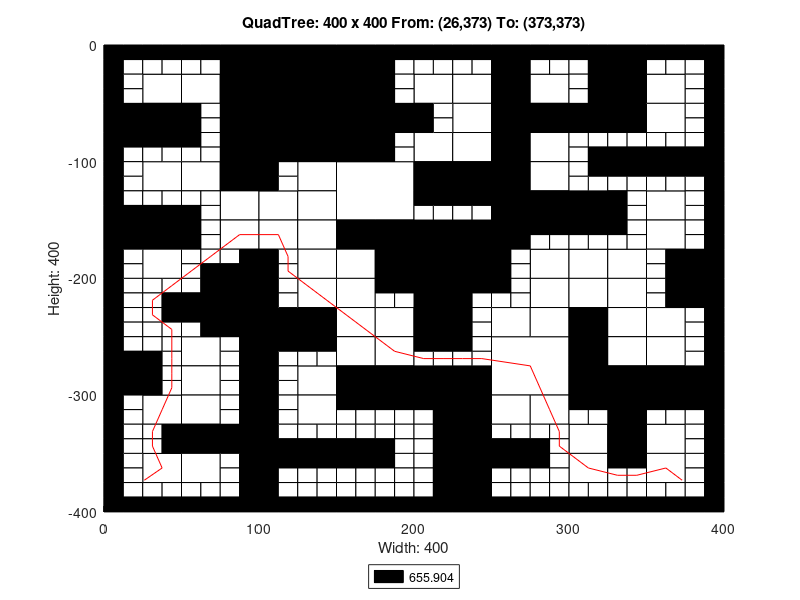

Reproduce this figure in MATLAB.
axis([0 400 -400 0]);
title('QuadTree: 400 x 400 From: (26,373) To: (373,373)');
xlabel('Width: 400');
ylabel('Height: 400');
rectangle('Position',[100 -50 50 50], 'FaceColor',[0 0 0]);
rectangle('Position',[100 -100 50 50], 'FaceColor',[0 0 0]);
rectangle('Position',[150 -150 50 50], 'FaceColor',[1 1 1]);
rectangle('Position',[200 -200 50 50], 'FaceColor',[0 0 0]);
rectangle('Position',[250 -300 50 50], 'FaceColor',[1 1 1]);
rectangle('Position',[25 -50 25 25], 'FaceColor',[1 1 1]);
rectangle('Position',[75 -25 25 25], 'FaceColor',[0 0 0]);
rectangle('Position',[50 -50 25 25], 'FaceColor',[1 1 1]);
rectangle('Position',[75 -50 25 25], 'FaceColor',[0 0 0]);
rectangle('Position',[0 -75 25 25], 'FaceColor',[0 0 0]);
rectangle('Position',[25 -75 25 25], 'FaceColor',[0 0 0]);
rectangle('Position',[75 -75 25 25], 'FaceColor',[0 0 0]);
rectangle('Position',[75 -100 25 25], 'FaceColor',[0 0 0]);
rectangle('Position',[150 -25 25 25], 'FaceColor',[0 0 0]);
rectangle('Position',[150 -50 25 25], 'FaceColor',[0 0 0]);
rectangle('Position',[150 -75 25 25], 'FaceColor',[0 0 0]);
rectangle('Position',[175 -75 25 25], 'FaceColor',[0 0 0]);
rectangle('Position',[150 -100 25 25], 'FaceColor',[0 0 0]);
rectangle('Position',[25 -125 25 25], 'FaceColor',[1 1 1]);
rectangle('Position',[50 -125 25 25], 'FaceColor',[1 1 1]);
rectangle('Position',[75 -125 25 25], 'FaceColor',[0 0 0]);
rectangle('Position',[75 -150 25 25], 'FaceColor',[1 1 1]);
rectangle('Position',[0 -175 25 25], 'FaceColor',[0 0 0]);
rectangle('Position',[25 -175 25 25], 'FaceColor',[0 0 0]);
rectangle('Position',[25 -200 25 25], 'FaceColor',[1 1 1]);
rectangle('Position',[75 -175 25 25], 'FaceColor',[1 1 1]);
rectangle('Position',[125 -125 25 25], 'FaceColor',[1 1 1]);
rectangle('Position',[100 -150 25 25], 'FaceColor',[1 1 1]);
rectangle('Position',[125 -150 25 25], 'FaceColor',[1 1 1]);
rectangle('Position',[100 -175 25 25], 'FaceColor',[1 1 1]);
rectangle('Position',[125 -175 25 25], 'FaceColor',[1 1 1]);
rectangle('Position',[125 -200 25 25], 'FaceColor',[1 1 1]);
rectangle('Position',[150 -175 25 25], 'FaceColor',[0 0 0]);
rectangle('Position',[175 -175 25 25], 'FaceColor',[0 0 0]);
rectangle('Position',[150 -200 25 25], 'FaceColor',[1 1 1]);
rectangle('Position',[175 -200 25 25], 'FaceColor',[0 0 0]);
rectangle('Position',[200 -50 25 25], 'FaceColor',[1 1 1]);
rectangle('Position',[225 -50 25 25], 'FaceColor',[1 1 1]);
rectangle('Position',[250 -25 25 25], 'FaceColor',[0 0 0]);
rectangle('Position',[250 -50 25 25], 'FaceColor',[0 0 0]);
rectangle('Position',[275 -50 25 25], 'FaceColor',[1 1 1]);
rectangle('Position',[225 -75 25 25], 'FaceColor',[1 1 1]);
rectangle('Position',[200 -100 25 25], 'FaceColor',[1 1 1]);
rectangle('Position',[225 -100 25 25], 'FaceColor',[1 1 1]);
rectangle('Position',[250 -75 25 25], 'FaceColor',[0 0 0]);
rectangle('Position',[275 -75 25 25], 'FaceColor',[0 0 0]);
rectangle('Position',[250 -100 25 25], 'FaceColor',[0 0 0]);
rectangle('Position',[275 -100 25 25], 'FaceColor',[1 1 1]);
rectangle('Position',[325 -25 25 25], 'FaceColor',[0 0 0]);
rectangle('Position',[325 -50 25 25], 'FaceColor',[0 0 0]);
rectangle('Position',[350 -50 25 25], 'FaceColor',[1 1 1]);
rectangle('Position',[300 -75 25 25], 'FaceColor',[0 0 0]);
rectangle('Position',[325 -75 25 25], 'FaceColor',[0 0 0]);
rectangle('Position',[350 -75 25 25], 'FaceColor',[1 1 1]);
rectangle('Position',[200 -125 25 25], 'FaceColor',[0 0 0]);
rectangle('Position',[225 -125 25 25], 'FaceColor',[0 0 0]);
rectangle('Position',[250 -125 25 25], 'FaceColor',[0 0 0]);
rectangle('Position',[275 -125 25 25], 'FaceColor',[1 1 1]);
rectangle('Position',[250 -150 25 25], 'FaceColor',[0 0 0]);
rectangle('Position',[275 -150 25 25], 'FaceColor',[0 0 0]);
rectangle('Position',[250 -175 25 25], 'FaceColor',[0 0 0]);
rectangle('Position',[275 -200 25 25], 'FaceColor',[1 1 1]);
rectangle('Position',[300 -150 25 25], 'FaceColor',[0 0 0]);
rectangle('Position',[350 -150 25 25], 'FaceColor',[1 1 1]);
rectangle('Position',[300 -200 25 25], 'FaceColor',[1 1 1]);
rectangle('Position',[325 -200 25 25], 'FaceColor',[1 1 1]);
rectangle('Position',[350 -175 25 25], 'FaceColor',[1 1 1]);
rectangle('Position',[375 -200 25 25], 'FaceColor',[0 0 0]);
rectangle('Position',[75 -225 25 25], 'FaceColor',[0 0 0]);
rectangle('Position',[75 -250 25 25], 'FaceColor',[0 0 0]);
rectangle('Position',[0 -300 25 25], 'FaceColor',[0 0 0]);
rectangle('Position',[50 -275 25 25], 'FaceColor',[1 1 1]);
rectangle('Position',[50 -300 25 25], 'FaceColor',[1 1 1]);
rectangle('Position',[125 -225 25 25], 'FaceColor',[1 1 1]);
rectangle('Position',[100 -250 25 25], 'FaceColor',[0 0 0]);
rectangle('Position',[125 -250 25 25], 'FaceColor',[0 0 0]);
rectangle('Position',[150 -225 25 25], 'FaceColor',[1 1 1]);
rectangle('Position',[150 -250 25 25], 'FaceColor',[1 1 1]);
rectangle('Position',[175 -250 25 25], 'FaceColor',[1 1 1]);
rectangle('Position',[125 -300 25 25], 'FaceColor',[1 1 1]);
rectangle('Position',[150 -275 25 25], 'FaceColor',[1 1 1]);
rectangle('Position',[175 -275 25 25], 'FaceColor',[1 1 1]);
rectangle('Position',[150 -300 25 25], 'FaceColor',[0 0 0]);
rectangle('Position',[175 -300 25 25], 'FaceColor',[0 0 0]);
rectangle('Position',[25 -325 25 25], 'FaceColor',[1 1 1]);
rectangle('Position',[50 -325 25 25], 'FaceColor',[1 1 1]);
rectangle('Position',[50 -350 25 25], 'FaceColor',[0 0 0]);
rectangle('Position',[75 -350 25 25], 'FaceColor',[0 0 0]);
rectangle('Position',[25 -375 25 25], 'FaceColor',[1 1 1]);
rectangle('Position',[50 -375 25 25], 'FaceColor',[1 1 1]);
rectangle('Position',[125 -325 25 25], 'FaceColor',[1 1 1]);
rectangle('Position',[200 -225 25 25], 'FaceColor',[0 0 0]);
rectangle('Position',[200 -250 25 25], 'FaceColor',[0 0 0]);
rectangle('Position',[275 -225 25 25], 'FaceColor',[1 1 1]);
rectangle('Position',[250 -250 25 25], 'FaceColor',[1 1 1]);
rectangle('Position',[275 -250 25 25], 'FaceColor',[1 1 1]);
rectangle('Position',[200 -300 25 25], 'FaceColor',[0 0 0]);
rectangle('Position',[225 -300 25 25], 'FaceColor',[0 0 0]);
rectangle('Position',[300 -225 25 25], 'FaceColor',[1 1 1]);
rectangle('Position',[325 -225 25 25], 'FaceColor',[1 1 1]);
rectangle('Position',[300 -250 25 25], 'FaceColor',[0 0 0]);
rectangle('Position',[325 -250 25 25], 'FaceColor',[1 1 1]);
rectangle('Position',[375 -225 25 25], 'FaceColor',[0 0 0]);
rectangle('Position',[350 -250 25 25], 'FaceColor',[1 1 1]);
rectangle('Position',[300 -275 25 25], 'FaceColor',[0 0 0]);
rectangle('Position',[325 -275 25 25], 'FaceColor',[1 1 1]);
rectangle('Position',[300 -300 25 25], 'FaceColor',[0 0 0]);
rectangle('Position',[325 -300 25 25], 'FaceColor',[0 0 0]);
rectangle('Position',[350 -275 25 25], 'FaceColor',[1 1 1]);
rectangle('Position',[350 -300 25 25], 'FaceColor',[0 0 0]);
rectangle('Position',[375 -300 25 25], 'FaceColor',[0 0 0]);
rectangle('Position',[225 -325 25 25], 'FaceColor',[0 0 0]);
rectangle('Position',[225 -350 25 25], 'FaceColor',[0 0 0]);
rectangle('Position',[250 -325 25 25], 'FaceColor',[1 1 1]);
rectangle('Position',[275 -325 25 25], 'FaceColor',[1 1 1]);
rectangle('Position',[225 -375 25 25], 'FaceColor',[0 0 0]);
rectangle('Position',[225 -400 25 25], 'FaceColor',[0 0 0]);
rectangle('Position',[325 -325 25 25], 'FaceColor',[0 0 0]);
rectangle('Position',[300 -350 25 25], 'FaceColor',[1 1 1]);
rectangle('Position',[325 -350 25 25], 'FaceColor',[0 0 0]);
rectangle('Position',[350 -350 25 25], 'FaceColor',[1 1 1]);
rectangle('Position',[300 -375 25 25], 'FaceColor',[1 1 1]);
rectangle('Position',[350 -375 25 25], 'FaceColor',[1 1 1]);
rectangle('Position',[0 -12.5 12.5 12.5], 'FaceColor',[0 0 0]);
rectangle('Position',[12.5 -12.5 12.5 12.5], 'FaceColor',[0 0 0]);
rectangle('Position',[0 -25 12.5 12.5], 'FaceColor',[0 0 0]);
rectangle('Position',[12.5 -25 12.5 12.5], 'FaceColor',[1 1 1]);
rectangle('Position',[25 -12.5 12.5 12.5], 'FaceColor',[0 0 0]);
rectangle('Position',[37.5 -12.5 12.5 12.5], 'FaceColor',[0 0 0]);
rectangle('Position',[25 -25 12.5 12.5], 'FaceColor',[1 1 1]);
rectangle('Position',[37.5 -25 12.5 12.5], 'FaceColor',[1 1 1]);
rectangle('Position',[0 -37.5 12.5 12.5], 'FaceColor',[0 0 0]);
rectangle('Position',[12.5 -37.5 12.5 12.5], 'FaceColor',[1 1 1]);
rectangle('Position',[0 -50 12.5 12.5], 'FaceColor',[0 0 0]);
rectangle('Position',[12.5 -50 12.5 12.5], 'FaceColor',[1 1 1]);
rectangle('Position',[50 -12.5 12.5 12.5], 'FaceColor',[0 0 0]);
rectangle('Position',[62.5 -12.5 12.5 12.5], 'FaceColor',[0 0 0]);
rectangle('Position',[50 -25 12.5 12.5], 'FaceColor',[1 1 1]);
rectangle('Position',[62.5 -25 12.5 12.5], 'FaceColor',[1 1 1]);
rectangle('Position',[0 -87.5 12.5 12.5], 'FaceColor',[0 0 0]);
rectangle('Position',[12.5 -87.5 12.5 12.5], 'FaceColor',[0 0 0]);
rectangle('Position',[0 -100 12.5 12.5], 'FaceColor',[0 0 0]);
rectangle('Position',[12.5 -100 12.5 12.5], 'FaceColor',[1 1 1]);
rectangle('Position',[25 -87.5 12.5 12.5], 'FaceColor',[0 0 0]);
rectangle('Position',[37.5 -87.5 12.5 12.5], 'FaceColor',[0 0 0]);
rectangle('Position',[25 -100 12.5 12.5], 'FaceColor',[1 1 1]);
rectangle('Position',[37.5 -100 12.5 12.5], 'FaceColor',[1 1 1]);
rectangle('Position',[50 -62.5 12.5 12.5], 'FaceColor',[0 0 0]);
rectangle('Position',[62.5 -62.5 12.5 12.5], 'FaceColor',[1 1 1]);
rectangle('Position',[50 -75 12.5 12.5], 'FaceColor',[0 0 0]);
rectangle('Position',[62.5 -75 12.5 12.5], 'FaceColor',[1 1 1]);
rectangle('Position',[50 -87.5 12.5 12.5], 'FaceColor',[0 0 0]);
rectangle('Position',[62.5 -87.5 12.5 12.5], 'FaceColor',[1 1 1]);
rectangle('Position',[50 -100 12.5 12.5], 'FaceColor',[1 1 1]);
rectangle('Position',[62.5 -100 12.5 12.5], 'FaceColor',[1 1 1]);
rectangle('Position',[175 -12.5 12.5 12.5], 'FaceColor',[0 0 0]);
rectangle('Position',[187.5 -12.5 12.5 12.5], 'FaceColor',[0 0 0]);
rectangle('Position',[175 -25 12.5 12.5], 'FaceColor',[0 0 0]);
rectangle('Position',[187.5 -25 12.5 12.5], 'FaceColor',[1 1 1]);
rectangle('Position',[175 -37.5 12.5 12.5], 'FaceColor',[0 0 0]);
rectangle('Position',[187.5 -37.5 12.5 12.5], 'FaceColor',[1 1 1]);
rectangle('Position',[175 -50 12.5 12.5], 'FaceColor',[0 0 0]);
rectangle('Position',[187.5 -50 12.5 12.5], 'FaceColor',[1 1 1]);
rectangle('Position',[175 -87.5 12.5 12.5], 'FaceColor',[0 0 0]);
rectangle('Position',[187.5 -87.5 12.5 12.5], 'FaceColor',[1 1 1]);
rectangle('Position',[175 -100 12.5 12.5], 'FaceColor',[0 0 0]);
rectangle('Position',[187.5 -100 12.5 12.5], 'FaceColor',[1 1 1]);
rectangle('Position',[0 -112.5 12.5 12.5], 'FaceColor',[0 0 0]);
rectangle('Position',[12.5 -112.5 12.5 12.5], 'FaceColor',[1 1 1]);
rectangle('Position',[0 -125 12.5 12.5], 'FaceColor',[0 0 0]);
rectangle('Position',[12.5 -125 12.5 12.5], 'FaceColor',[1 1 1]);
rectangle('Position',[0 -137.5 12.5 12.5], 'FaceColor',[0 0 0]);
rectangle('Position',[12.5 -137.5 12.5 12.5], 'FaceColor',[1 1 1]);
rectangle('Position',[0 -150 12.5 12.5], 'FaceColor',[0 0 0]);
rectangle('Position',[12.5 -150 12.5 12.5], 'FaceColor',[0 0 0]);
rectangle('Position',[25 -137.5 12.5 12.5], 'FaceColor',[1 1 1]);
rectangle('Position',[37.5 -137.5 12.5 12.5], 'FaceColor',[1 1 1]);
rectangle('Position',[25 -150 12.5 12.5], 'FaceColor',[0 0 0]);
rectangle('Position',[37.5 -150 12.5 12.5], 'FaceColor',[0 0 0]);
rectangle('Position',[50 -137.5 12.5 12.5], 'FaceColor',[1 1 1]);
rectangle('Position',[62.5 -137.5 12.5 12.5], 'FaceColor',[1 1 1]);
rectangle('Position',[50 -150 12.5 12.5], 'FaceColor',[0 0 0]);
rectangle('Position',[62.5 -150 12.5 12.5], 'FaceColor',[1 1 1]);
rectangle('Position',[0 -187.5 12.5 12.5], 'FaceColor',[0 0 0]);
rectangle('Position',[12.5 -187.5 12.5 12.5], 'FaceColor',[1 1 1]);
rectangle('Position',[0 -200 12.5 12.5], 'FaceColor',[0 0 0]);
rectangle('Position',[12.5 -200 12.5 12.5], 'FaceColor',[1 1 1]);
rectangle('Position',[50 -162.5 12.5 12.5], 'FaceColor',[0 0 0]);
rectangle('Position',[62.5 -162.5 12.5 12.5], 'FaceColor',[1 1 1]);
rectangle('Position',[50 -175 12.5 12.5], 'FaceColor',[0 0 0]);
rectangle('Position',[62.5 -175 12.5 12.5], 'FaceColor',[1 1 1]);
rectangle('Position',[50 -187.5 12.5 12.5], 'FaceColor',[1 1 1]);
rectangle('Position',[62.5 -187.5 12.5 12.5], 'FaceColor',[1 1 1]);
rectangle('Position',[50 -200 12.5 12.5], 'FaceColor',[1 1 1]);
rectangle('Position',[62.5 -200 12.5 12.5], 'FaceColor',[0 0 0]);
rectangle('Position',[75 -187.5 12.5 12.5], 'FaceColor',[1 1 1]);
rectangle('Position',[87.5 -187.5 12.5 12.5], 'FaceColor',[0 0 0]);
rectangle('Position',[75 -200 12.5 12.5], 'FaceColor',[0 0 0]);
rectangle('Position',[87.5 -200 12.5 12.5], 'FaceColor',[0 0 0]);
rectangle('Position',[100 -112.5 12.5 12.5], 'FaceColor',[0 0 0]);
rectangle('Position',[112.5 -112.5 12.5 12.5], 'FaceColor',[1 1 1]);
rectangle('Position',[100 -125 12.5 12.5], 'FaceColor',[0 0 0]);
rectangle('Position',[112.5 -125 12.5 12.5], 'FaceColor',[1 1 1]);
rectangle('Position',[100 -187.5 12.5 12.5], 'FaceColor',[0 0 0]);
rectangle('Position',[112.5 -187.5 12.5 12.5], 'FaceColor',[1 1 1]);
rectangle('Position',[100 -200 12.5 12.5], 'FaceColor',[0 0 0]);
rectangle('Position',[112.5 -200 12.5 12.5], 'FaceColor',[1 1 1]);
rectangle('Position',[200 -12.5 12.5 12.5], 'FaceColor',[0 0 0]);
rectangle('Position',[212.5 -12.5 12.5 12.5], 'FaceColor',[0 0 0]);
rectangle('Position',[200 -25 12.5 12.5], 'FaceColor',[1 1 1]);
rectangle('Position',[212.5 -25 12.5 12.5], 'FaceColor',[1 1 1]);
rectangle('Position',[225 -12.5 12.5 12.5], 'FaceColor',[0 0 0]);
rectangle('Position',[237.5 -12.5 12.5 12.5], 'FaceColor',[0 0 0]);
rectangle('Position',[225 -25 12.5 12.5], 'FaceColor',[1 1 1]);
rectangle('Position',[237.5 -25 12.5 12.5], 'FaceColor',[1 1 1]);
rectangle('Position',[275 -12.5 12.5 12.5], 'FaceColor',[0 0 0]);
rectangle('Position',[287.5 -12.5 12.5 12.5], 'FaceColor',[0 0 0]);
rectangle('Position',[275 -25 12.5 12.5], 'FaceColor',[1 1 1]);
rectangle('Position',[287.5 -25 12.5 12.5], 'FaceColor',[1 1 1]);
rectangle('Position',[200 -62.5 12.5 12.5], 'FaceColor',[0 0 0]);
rectangle('Position',[212.5 -62.5 12.5 12.5], 'FaceColor',[1 1 1]);
rectangle('Position',[200 -75 12.5 12.5], 'FaceColor',[0 0 0]);
rectangle('Position',[212.5 -75 12.5 12.5], 'FaceColor',[1 1 1]);
rectangle('Position',[300 -12.5 12.5 12.5], 'FaceColor',[0 0 0]);
rectangle('Position',[312.5 -12.5 12.5 12.5], 'FaceColor',[0 0 0]);
rectangle('Position',[300 -25 12.5 12.5], 'FaceColor',[1 1 1]);
rectangle('Position',[312.5 -25 12.5 12.5], 'FaceColor',[0 0 0]);
rectangle('Position',[300 -37.5 12.5 12.5], 'FaceColor',[1 1 1]);
rectangle('Position',[312.5 -37.5 12.5 12.5], 'FaceColor',[0 0 0]);
rectangle('Position',[300 -50 12.5 12.5], 'FaceColor',[1 1 1]);
rectangle('Position',[312.5 -50 12.5 12.5], 'FaceColor',[0 0 0]);
rectangle('Position',[350 -12.5 12.5 12.5], 'FaceColor',[0 0 0]);
rectangle('Position',[362.5 -12.5 12.5 12.5], 'FaceColor',[0 0 0]);
rectangle('Position',[350 -25 12.5 12.5], 'FaceColor',[1 1 1]);
rectangle('Position',[362.5 -25 12.5 12.5], 'FaceColor',[1 1 1]);
rectangle('Position',[375 -12.5 12.5 12.5], 'FaceColor',[0 0 0]);
rectangle('Position',[387.5 -12.5 12.5 12.5], 'FaceColor',[0 0 0]);
rectangle('Position',[375 -25 12.5 12.5], 'FaceColor',[1 1 1]);
rectangle('Position',[387.5 -25 12.5 12.5], 'FaceColor',[0 0 0]);
rectangle('Position',[375 -37.5 12.5 12.5], 'FaceColor',[1 1 1]);
rectangle('Position',[387.5 -37.5 12.5 12.5], 'FaceColor',[0 0 0]);
rectangle('Position',[375 -50 12.5 12.5], 'FaceColor',[1 1 1]);
rectangle('Position',[387.5 -50 12.5 12.5], 'FaceColor',[0 0 0]);
rectangle('Position',[300 -87.5 12.5 12.5], 'FaceColor',[1 1 1]);
rectangle('Position',[312.5 -87.5 12.5 12.5], 'FaceColor',[1 1 1]);
rectangle('Position',[300 -100 12.5 12.5], 'FaceColor',[1 1 1]);
rectangle('Position',[312.5 -100 12.5 12.5], 'FaceColor',[0 0 0]);
rectangle('Position',[325 -87.5 12.5 12.5], 'FaceColor',[1 1 1]);
rectangle('Position',[337.5 -87.5 12.5 12.5], 'FaceColor',[1 1 1]);
rectangle('Position',[325 -100 12.5 12.5], 'FaceColor',[0 0 0]);
rectangle('Position',[337.5 -100 12.5 12.5], 'FaceColor',[0 0 0]);
rectangle('Position',[375 -62.5 12.5 12.5], 'FaceColor',[1 1 1]);
rectangle('Position',[387.5 -62.5 12.5 12.5], 'FaceColor',[0 0 0]);
rectangle('Position',[375 -75 12.5 12.5], 'FaceColor',[1 1 1]);
rectangle('Position',[387.5 -75 12.5 12.5], 'FaceColor',[0 0 0]);
rectangle('Position',[350 -87.5 12.5 12.5], 'FaceColor',[1 1 1]);
rectangle('Position',[362.5 -87.5 12.5 12.5], 'FaceColor',[1 1 1]);
rectangle('Position',[350 -100 12.5 12.5], 'FaceColor',[0 0 0]);
rectangle('Position',[362.5 -100 12.5 12.5], 'FaceColor',[0 0 0]);
rectangle('Position',[375 -87.5 12.5 12.5], 'FaceColor',[1 1 1]);
rectangle('Position',[387.5 -87.5 12.5 12.5], 'FaceColor',[0 0 0]);
rectangle('Position',[375 -100 12.5 12.5], 'FaceColor',[0 0 0]);
rectangle('Position',[387.5 -100 12.5 12.5], 'FaceColor',[0 0 0]);
rectangle('Position',[200 -137.5 12.5 12.5], 'FaceColor',[0 0 0]);
rectangle('Position',[212.5 -137.5 12.5 12.5], 'FaceColor',[0 0 0]);
rectangle('Position',[200 -150 12.5 12.5], 'FaceColor',[1 1 1]);
rectangle('Position',[212.5 -150 12.5 12.5], 'FaceColor',[1 1 1]);
rectangle('Position',[225 -137.5 12.5 12.5], 'FaceColor',[0 0 0]);
rectangle('Position',[237.5 -137.5 12.5 12.5], 'FaceColor',[0 0 0]);
rectangle('Position',[225 -150 12.5 12.5], 'FaceColor',[1 1 1]);
rectangle('Position',[237.5 -150 12.5 12.5], 'FaceColor',[1 1 1]);
rectangle('Position',[275 -162.5 12.5 12.5], 'FaceColor',[0 0 0]);
rectangle('Position',[287.5 -162.5 12.5 12.5], 'FaceColor',[0 0 0]);
rectangle('Position',[275 -175 12.5 12.5], 'FaceColor',[1 1 1]);
rectangle('Position',[287.5 -175 12.5 12.5], 'FaceColor',[1 1 1]);
rectangle('Position',[250 -187.5 12.5 12.5], 'FaceColor',[0 0 0]);
rectangle('Position',[262.5 -187.5 12.5 12.5], 'FaceColor',[1 1 1]);
rectangle('Position',[250 -200 12.5 12.5], 'FaceColor',[0 0 0]);
rectangle('Position',[262.5 -200 12.5 12.5], 'FaceColor',[1 1 1]);
rectangle('Position',[300 -112.5 12.5 12.5], 'FaceColor',[1 1 1]);
rectangle('Position',[312.5 -112.5 12.5 12.5], 'FaceColor',[0 0 0]);
rectangle('Position',[300 -125 12.5 12.5], 'FaceColor',[1 1 1]);
rectangle('Position',[312.5 -125 12.5 12.5], 'FaceColor',[1 1 1]);
rectangle('Position',[325 -112.5 12.5 12.5], 'FaceColor',[0 0 0]);
rectangle('Position',[337.5 -112.5 12.5 12.5], 'FaceColor',[0 0 0]);
rectangle('Position',[325 -125 12.5 12.5], 'FaceColor',[1 1 1]);
rectangle('Position',[337.5 -125 12.5 12.5], 'FaceColor',[1 1 1]);
rectangle('Position',[325 -137.5 12.5 12.5], 'FaceColor',[0 0 0]);
rectangle('Position',[337.5 -137.5 12.5 12.5], 'FaceColor',[1 1 1]);
rectangle('Position',[325 -150 12.5 12.5], 'FaceColor',[0 0 0]);
rectangle('Position',[337.5 -150 12.5 12.5], 'FaceColor',[1 1 1]);
rectangle('Position',[350 -112.5 12.5 12.5], 'FaceColor',[0 0 0]);
rectangle('Position',[362.5 -112.5 12.5 12.5], 'FaceColor',[0 0 0]);
rectangle('Position',[350 -125 12.5 12.5], 'FaceColor',[1 1 1]);
rectangle('Position',[362.5 -125 12.5 12.5], 'FaceColor',[1 1 1]);
rectangle('Position',[375 -112.5 12.5 12.5], 'FaceColor',[0 0 0]);
rectangle('Position',[387.5 -112.5 12.5 12.5], 'FaceColor',[0 0 0]);
rectangle('Position',[375 -125 12.5 12.5], 'FaceColor',[1 1 1]);
rectangle('Position',[387.5 -125 12.5 12.5], 'FaceColor',[0 0 0]);
rectangle('Position',[375 -137.5 12.5 12.5], 'FaceColor',[1 1 1]);
rectangle('Position',[387.5 -137.5 12.5 12.5], 'FaceColor',[0 0 0]);
rectangle('Position',[375 -150 12.5 12.5], 'FaceColor',[1 1 1]);
rectangle('Position',[387.5 -150 12.5 12.5], 'FaceColor',[0 0 0]);
rectangle('Position',[300 -162.5 12.5 12.5], 'FaceColor',[0 0 0]);
rectangle('Position',[312.5 -162.5 12.5 12.5], 'FaceColor',[0 0 0]);
rectangle('Position',[300 -175 12.5 12.5], 'FaceColor',[1 1 1]);
rectangle('Position',[312.5 -175 12.5 12.5], 'FaceColor',[1 1 1]);
rectangle('Position',[325 -162.5 12.5 12.5], 'FaceColor',[0 0 0]);
rectangle('Position',[337.5 -162.5 12.5 12.5], 'FaceColor',[1 1 1]);
rectangle('Position',[325 -175 12.5 12.5], 'FaceColor',[1 1 1]);
rectangle('Position',[337.5 -175 12.5 12.5], 'FaceColor',[1 1 1]);
rectangle('Position',[375 -162.5 12.5 12.5], 'FaceColor',[1 1 1]);
rectangle('Position',[387.5 -162.5 12.5 12.5], 'FaceColor',[0 0 0]);
rectangle('Position',[375 -175 12.5 12.5], 'FaceColor',[1 1 1]);
rectangle('Position',[387.5 -175 12.5 12.5], 'FaceColor',[0 0 0]);
rectangle('Position',[350 -187.5 12.5 12.5], 'FaceColor',[1 1 1]);
rectangle('Position',[362.5 -187.5 12.5 12.5], 'FaceColor',[0 0 0]);
rectangle('Position',[350 -200 12.5 12.5], 'FaceColor',[1 1 1]);
rectangle('Position',[362.5 -200 12.5 12.5], 'FaceColor',[0 0 0]);
rectangle('Position',[0 -212.5 12.5 12.5], 'FaceColor',[0 0 0]);
rectangle('Position',[12.5 -212.5 12.5 12.5], 'FaceColor',[1 1 1]);
rectangle('Position',[0 -225 12.5 12.5], 'FaceColor',[0 0 0]);
rectangle('Position',[12.5 -225 12.5 12.5], 'FaceColor',[1 1 1]);
rectangle('Position',[25 -212.5 12.5 12.5], 'FaceColor',[1 1 1]);
rectangle('Position',[37.5 -212.5 12.5 12.5], 'FaceColor',[1 1 1]);
rectangle('Position',[25 -225 12.5 12.5], 'FaceColor',[1 1 1]);
rectangle('Position',[37.5 -225 12.5 12.5], 'FaceColor',[0 0 0]);
rectangle('Position',[0 -237.5 12.5 12.5], 'FaceColor',[0 0 0]);
rectangle('Position',[12.5 -237.5 12.5 12.5], 'FaceColor',[1 1 1]);
rectangle('Position',[0 -250 12.5 12.5], 'FaceColor',[0 0 0]);
rectangle('Position',[12.5 -250 12.5 12.5], 'FaceColor',[1 1 1]);
rectangle('Position',[25 -237.5 12.5 12.5], 'FaceColor',[1 1 1]);
rectangle('Position',[37.5 -237.5 12.5 12.5], 'FaceColor',[0 0 0]);
rectangle('Position',[25 -250 12.5 12.5], 'FaceColor',[1 1 1]);
rectangle('Position',[37.5 -250 12.5 12.5], 'FaceColor',[1 1 1]);
rectangle('Position',[50 -212.5 12.5 12.5], 'FaceColor',[1 1 1]);
rectangle('Position',[62.5 -212.5 12.5 12.5], 'FaceColor',[0 0 0]);
rectangle('Position',[50 -225 12.5 12.5], 'FaceColor',[0 0 0]);
rectangle('Position',[62.5 -225 12.5 12.5], 'FaceColor',[0 0 0]);
rectangle('Position',[50 -237.5 12.5 12.5], 'FaceColor',[0 0 0]);
rectangle('Position',[62.5 -237.5 12.5 12.5], 'FaceColor',[0 0 0]);
rectangle('Position',[50 -250 12.5 12.5], 'FaceColor',[1 1 1]);
rectangle('Position',[62.5 -250 12.5 12.5], 'FaceColor',[0 0 0]);
rectangle('Position',[0 -262.5 12.5 12.5], 'FaceColor',[0 0 0]);
rectangle('Position',[12.5 -262.5 12.5 12.5], 'FaceColor',[1 1 1]);
rectangle('Position',[0 -275 12.5 12.5], 'FaceColor',[0 0 0]);
rectangle('Position',[12.5 -275 12.5 12.5], 'FaceColor',[0 0 0]);
rectangle('Position',[25 -262.5 12.5 12.5], 'FaceColor',[1 1 1]);
rectangle('Position',[37.5 -262.5 12.5 12.5], 'FaceColor',[1 1 1]);
rectangle('Position',[25 -275 12.5 12.5], 'FaceColor',[0 0 0]);
rectangle('Position',[37.5 -275 12.5 12.5], 'FaceColor',[1 1 1]);
rectangle('Position',[25 -287.5 12.5 12.5], 'FaceColor',[0 0 0]);
rectangle('Position',[37.5 -287.5 12.5 12.5], 'FaceColor',[1 1 1]);
rectangle('Position',[25 -300 12.5 12.5], 'FaceColor',[0 0 0]);
rectangle('Position',[37.5 -300 12.5 12.5], 'FaceColor',[1 1 1]);
rectangle('Position',[75 -262.5 12.5 12.5], 'FaceColor',[1 1 1]);
rectangle('Position',[87.5 -262.5 12.5 12.5], 'FaceColor',[0 0 0]);
rectangle('Position',[75 -275 12.5 12.5], 'FaceColor',[1 1 1]);
rectangle('Position',[87.5 -275 12.5 12.5], 'FaceColor',[0 0 0]);
rectangle('Position',[75 -287.5 12.5 12.5], 'FaceColor',[1 1 1]);
rectangle('Position',[87.5 -287.5 12.5 12.5], 'FaceColor',[0 0 0]);
rectangle('Position',[75 -300 12.5 12.5], 'FaceColor',[1 1 1]);
rectangle('Position',[87.5 -300 12.5 12.5], 'FaceColor',[0 0 0]);
rectangle('Position',[100 -212.5 12.5 12.5], 'FaceColor',[0 0 0]);
rectangle('Position',[112.5 -212.5 12.5 12.5], 'FaceColor',[1 1 1]);
rectangle('Position',[100 -225 12.5 12.5], 'FaceColor',[0 0 0]);
rectangle('Position',[112.5 -225 12.5 12.5], 'FaceColor',[1 1 1]);
rectangle('Position',[175 -212.5 12.5 12.5], 'FaceColor',[0 0 0]);
rectangle('Position',[187.5 -212.5 12.5 12.5], 'FaceColor',[0 0 0]);
rectangle('Position',[175 -225 12.5 12.5], 'FaceColor',[1 1 1]);
rectangle('Position',[187.5 -225 12.5 12.5], 'FaceColor',[1 1 1]);
rectangle('Position',[100 -262.5 12.5 12.5], 'FaceColor',[0 0 0]);
rectangle('Position',[112.5 -262.5 12.5 12.5], 'FaceColor',[0 0 0]);
rectangle('Position',[100 -275 12.5 12.5], 'FaceColor',[0 0 0]);
rectangle('Position',[112.5 -275 12.5 12.5], 'FaceColor',[1 1 1]);
rectangle('Position',[125 -262.5 12.5 12.5], 'FaceColor',[0 0 0]);
rectangle('Position',[137.5 -262.5 12.5 12.5], 'FaceColor',[0 0 0]);
rectangle('Position',[125 -275 12.5 12.5], 'FaceColor',[1 1 1]);
rectangle('Position',[137.5 -275 12.5 12.5], 'FaceColor',[1 1 1]);
rectangle('Position',[100 -287.5 12.5 12.5], 'FaceColor',[0 0 0]);
rectangle('Position',[112.5 -287.5 12.5 12.5], 'FaceColor',[1 1 1]);
rectangle('Position',[100 -300 12.5 12.5], 'FaceColor',[0 0 0]);
rectangle('Position',[112.5 -300 12.5 12.5], 'FaceColor',[1 1 1]);
rectangle('Position',[0 -312.5 12.5 12.5], 'FaceColor',[0 0 0]);
rectangle('Position',[12.5 -312.5 12.5 12.5], 'FaceColor',[1 1 1]);
rectangle('Position',[0 -325 12.5 12.5], 'FaceColor',[0 0 0]);
rectangle('Position',[12.5 -325 12.5 12.5], 'FaceColor',[1 1 1]);
rectangle('Position',[0 -337.5 12.5 12.5], 'FaceColor',[0 0 0]);
rectangle('Position',[12.5 -337.5 12.5 12.5], 'FaceColor',[1 1 1]);
rectangle('Position',[0 -350 12.5 12.5], 'FaceColor',[0 0 0]);
rectangle('Position',[12.5 -350 12.5 12.5], 'FaceColor',[1 1 1]);
rectangle('Position',[25 -337.5 12.5 12.5], 'FaceColor',[1 1 1]);
rectangle('Position',[37.5 -337.5 12.5 12.5], 'FaceColor',[0 0 0]);
rectangle('Position',[25 -350 12.5 12.5], 'FaceColor',[1 1 1]);
rectangle('Position',[37.5 -350 12.5 12.5], 'FaceColor',[0 0 0]);
rectangle('Position',[75 -312.5 12.5 12.5], 'FaceColor',[1 1 1]);
rectangle('Position',[87.5 -312.5 12.5 12.5], 'FaceColor',[0 0 0]);
rectangle('Position',[75 -325 12.5 12.5], 'FaceColor',[1 1 1]);
rectangle('Position',[87.5 -325 12.5 12.5], 'FaceColor',[0 0 0]);
rectangle('Position',[0 -362.5 12.5 12.5], 'FaceColor',[0 0 0]);
rectangle('Position',[12.5 -362.5 12.5 12.5], 'FaceColor',[1 1 1]);
rectangle('Position',[0 -375 12.5 12.5], 'FaceColor',[0 0 0]);
rectangle('Position',[12.5 -375 12.5 12.5], 'FaceColor',[1 1 1]);
rectangle('Position',[0 -387.5 12.5 12.5], 'FaceColor',[0 0 0]);
rectangle('Position',[12.5 -387.5 12.5 12.5], 'FaceColor',[1 1 1]);
rectangle('Position',[0 -400 12.5 12.5], 'FaceColor',[0 0 0]);
rectangle('Position',[12.5 -400 12.5 12.5], 'FaceColor',[0 0 0]);
rectangle('Position',[25 -387.5 12.5 12.5], 'FaceColor',[1 1 1]);
rectangle('Position',[37.5 -387.5 12.5 12.5], 'FaceColor',[1 1 1]);
rectangle('Position',[25 -400 12.5 12.5], 'FaceColor',[0 0 0]);
rectangle('Position',[37.5 -400 12.5 12.5], 'FaceColor',[0 0 0]);
rectangle('Position',[75 -362.5 12.5 12.5], 'FaceColor',[1 1 1]);
rectangle('Position',[87.5 -362.5 12.5 12.5], 'FaceColor',[0 0 0]);
rectangle('Position',[75 -375 12.5 12.5], 'FaceColor',[1 1 1]);
rectangle('Position',[87.5 -375 12.5 12.5], 'FaceColor',[0 0 0]);
rectangle('Position',[50 -387.5 12.5 12.5], 'FaceColor',[1 1 1]);
rectangle('Position',[62.5 -387.5 12.5 12.5], 'FaceColor',[1 1 1]);
rectangle('Position',[50 -400 12.5 12.5], 'FaceColor',[0 0 0]);
rectangle('Position',[62.5 -400 12.5 12.5], 'FaceColor',[0 0 0]);
rectangle('Position',[75 -387.5 12.5 12.5], 'FaceColor',[1 1 1]);
rectangle('Position',[87.5 -387.5 12.5 12.5], 'FaceColor',[0 0 0]);
rectangle('Position',[75 -400 12.5 12.5], 'FaceColor',[0 0 0]);
rectangle('Position',[87.5 -400 12.5 12.5], 'FaceColor',[0 0 0]);
rectangle('Position',[100 -312.5 12.5 12.5], 'FaceColor',[0 0 0]);
rectangle('Position',[112.5 -312.5 12.5 12.5], 'FaceColor',[1 1 1]);
rectangle('Position',[100 -325 12.5 12.5], 'FaceColor',[0 0 0]);
rectangle('Position',[112.5 -325 12.5 12.5], 'FaceColor',[1 1 1]);
rectangle('Position',[100 -337.5 12.5 12.5], 'FaceColor',[0 0 0]);
rectangle('Position',[112.5 -337.5 12.5 12.5], 'FaceColor',[1 1 1]);
rectangle('Position',[100 -350 12.5 12.5], 'FaceColor',[0 0 0]);
rectangle('Position',[112.5 -350 12.5 12.5], 'FaceColor',[0 0 0]);
rectangle('Position',[125 -337.5 12.5 12.5], 'FaceColor',[1 1 1]);
rectangle('Position',[137.5 -337.5 12.5 12.5], 'FaceColor',[1 1 1]);
rectangle('Position',[125 -350 12.5 12.5], 'FaceColor',[0 0 0]);
rectangle('Position',[137.5 -350 12.5 12.5], 'FaceColor',[0 0 0]);
rectangle('Position',[150 -312.5 12.5 12.5], 'FaceColor',[0 0 0]);
rectangle('Position',[162.5 -312.5 12.5 12.5], 'FaceColor',[0 0 0]);
rectangle('Position',[150 -325 12.5 12.5], 'FaceColor',[1 1 1]);
rectangle('Position',[162.5 -325 12.5 12.5], 'FaceColor',[1 1 1]);
rectangle('Position',[175 -312.5 12.5 12.5], 'FaceColor',[0 0 0]);
rectangle('Position',[187.5 -312.5 12.5 12.5], 'FaceColor',[0 0 0]);
rectangle('Position',[175 -325 12.5 12.5], 'FaceColor',[1 1 1]);
rectangle('Position',[187.5 -325 12.5 12.5], 'FaceColor',[1 1 1]);
rectangle('Position',[150 -337.5 12.5 12.5], 'FaceColor',[1 1 1]);
rectangle('Position',[162.5 -337.5 12.5 12.5], 'FaceColor',[1 1 1]);
rectangle('Position',[150 -350 12.5 12.5], 'FaceColor',[0 0 0]);
rectangle('Position',[162.5 -350 12.5 12.5], 'FaceColor',[0 0 0]);
rectangle('Position',[175 -337.5 12.5 12.5], 'FaceColor',[1 1 1]);
rectangle('Position',[187.5 -337.5 12.5 12.5], 'FaceColor',[1 1 1]);
rectangle('Position',[175 -350 12.5 12.5], 'FaceColor',[0 0 0]);
rectangle('Position',[187.5 -350 12.5 12.5], 'FaceColor',[1 1 1]);
rectangle('Position',[100 -362.5 12.5 12.5], 'FaceColor',[0 0 0]);
rectangle('Position',[112.5 -362.5 12.5 12.5], 'FaceColor',[0 0 0]);
rectangle('Position',[100 -375 12.5 12.5], 'FaceColor',[0 0 0]);
rectangle('Position',[112.5 -375 12.5 12.5], 'FaceColor',[1 1 1]);
rectangle('Position',[125 -362.5 12.5 12.5], 'FaceColor',[0 0 0]);
rectangle('Position',[137.5 -362.5 12.5 12.5], 'FaceColor',[0 0 0]);
rectangle('Position',[125 -375 12.5 12.5], 'FaceColor',[1 1 1]);
rectangle('Position',[137.5 -375 12.5 12.5], 'FaceColor',[1 1 1]);
rectangle('Position',[100 -387.5 12.5 12.5], 'FaceColor',[0 0 0]);
rectangle('Position',[112.5 -387.5 12.5 12.5], 'FaceColor',[1 1 1]);
rectangle('Position',[100 -400 12.5 12.5], 'FaceColor',[0 0 0]);
rectangle('Position',[112.5 -400 12.5 12.5], 'FaceColor',[0 0 0]);
rectangle('Position',[125 -387.5 12.5 12.5], 'FaceColor',[1 1 1]);
rectangle('Position',[137.5 -387.5 12.5 12.5], 'FaceColor',[1 1 1]);
rectangle('Position',[125 -400 12.5 12.5], 'FaceColor',[0 0 0]);
rectangle('Position',[137.5 -400 12.5 12.5], 'FaceColor',[0 0 0]);
rectangle('Position',[150 -362.5 12.5 12.5], 'FaceColor',[0 0 0]);
rectangle('Position',[162.5 -362.5 12.5 12.5], 'FaceColor',[0 0 0]);
rectangle('Position',[150 -375 12.5 12.5], 'FaceColor',[1 1 1]);
rectangle('Position',[162.5 -375 12.5 12.5], 'FaceColor',[1 1 1]);
rectangle('Position',[175 -362.5 12.5 12.5], 'FaceColor',[0 0 0]);
rectangle('Position',[187.5 -362.5 12.5 12.5], 'FaceColor',[1 1 1]);
rectangle('Position',[175 -375 12.5 12.5], 'FaceColor',[1 1 1]);
rectangle('Position',[187.5 -375 12.5 12.5], 'FaceColor',[1 1 1]);
rectangle('Position',[150 -387.5 12.5 12.5], 'FaceColor',[1 1 1]);
rectangle('Position',[162.5 -387.5 12.5 12.5], 'FaceColor',[1 1 1]);
rectangle('Position',[150 -400 12.5 12.5], 'FaceColor',[0 0 0]);
rectangle('Position',[162.5 -400 12.5 12.5], 'FaceColor',[0 0 0]);
rectangle('Position',[175 -387.5 12.5 12.5], 'FaceColor',[1 1 1]);
rectangle('Position',[187.5 -387.5 12.5 12.5], 'FaceColor',[1 1 1]);
rectangle('Position',[175 -400 12.5 12.5], 'FaceColor',[0 0 0]);
rectangle('Position',[187.5 -400 12.5 12.5], 'FaceColor',[0 0 0]);
rectangle('Position',[225 -212.5 12.5 12.5], 'FaceColor',[0 0 0]);
rectangle('Position',[237.5 -212.5 12.5 12.5], 'FaceColor',[0 0 0]);
rectangle('Position',[225 -225 12.5 12.5], 'FaceColor',[0 0 0]);
rectangle('Position',[237.5 -225 12.5 12.5], 'FaceColor',[1 1 1]);
rectangle('Position',[225 -237.5 12.5 12.5], 'FaceColor',[0 0 0]);
rectangle('Position',[237.5 -237.5 12.5 12.5], 'FaceColor',[1 1 1]);
rectangle('Position',[225 -250 12.5 12.5], 'FaceColor',[0 0 0]);
rectangle('Position',[237.5 -250 12.5 12.5], 'FaceColor',[1 1 1]);
rectangle('Position',[250 -212.5 12.5 12.5], 'FaceColor',[0 0 0]);
rectangle('Position',[262.5 -212.5 12.5 12.5], 'FaceColor',[1 1 1]);
rectangle('Position',[250 -225 12.5 12.5], 'FaceColor',[1 1 1]);
rectangle('Position',[262.5 -225 12.5 12.5], 'FaceColor',[1 1 1]);
rectangle('Position',[200 -262.5 12.5 12.5], 'FaceColor',[0 0 0]);
rectangle('Position',[212.5 -262.5 12.5 12.5], 'FaceColor',[0 0 0]);
rectangle('Position',[200 -275 12.5 12.5], 'FaceColor',[1 1 1]);
rectangle('Position',[212.5 -275 12.5 12.5], 'FaceColor',[1 1 1]);
rectangle('Position',[225 -262.5 12.5 12.5], 'FaceColor',[0 0 0]);
rectangle('Position',[237.5 -262.5 12.5 12.5], 'FaceColor',[1 1 1]);
rectangle('Position',[225 -275 12.5 12.5], 'FaceColor',[1 1 1]);
rectangle('Position',[237.5 -275 12.5 12.5], 'FaceColor',[1 1 1]);
rectangle('Position',[350 -212.5 12.5 12.5], 'FaceColor',[1 1 1]);
rectangle('Position',[362.5 -212.5 12.5 12.5], 'FaceColor',[0 0 0]);
rectangle('Position',[350 -225 12.5 12.5], 'FaceColor',[1 1 1]);
rectangle('Position',[362.5 -225 12.5 12.5], 'FaceColor',[0 0 0]);
rectangle('Position',[375 -237.5 12.5 12.5], 'FaceColor',[1 1 1]);
rectangle('Position',[387.5 -237.5 12.5 12.5], 'FaceColor',[0 0 0]);
rectangle('Position',[375 -250 12.5 12.5], 'FaceColor',[1 1 1]);
rectangle('Position',[387.5 -250 12.5 12.5], 'FaceColor',[0 0 0]);
rectangle('Position',[375 -262.5 12.5 12.5], 'FaceColor',[1 1 1]);
rectangle('Position',[387.5 -262.5 12.5 12.5], 'FaceColor',[0 0 0]);
rectangle('Position',[375 -275 12.5 12.5], 'FaceColor',[1 1 1]);
rectangle('Position',[387.5 -275 12.5 12.5], 'FaceColor',[0 0 0]);
rectangle('Position',[200 -312.5 12.5 12.5], 'FaceColor',[0 0 0]);
rectangle('Position',[212.5 -312.5 12.5 12.5], 'FaceColor',[0 0 0]);
rectangle('Position',[200 -325 12.5 12.5], 'FaceColor',[1 1 1]);
rectangle('Position',[212.5 -325 12.5 12.5], 'FaceColor',[0 0 0]);
rectangle('Position',[200 -337.5 12.5 12.5], 'FaceColor',[1 1 1]);
rectangle('Position',[212.5 -337.5 12.5 12.5], 'FaceColor',[0 0 0]);
rectangle('Position',[200 -350 12.5 12.5], 'FaceColor',[1 1 1]);
rectangle('Position',[212.5 -350 12.5 12.5], 'FaceColor',[0 0 0]);
rectangle('Position',[250 -337.5 12.5 12.5], 'FaceColor',[1 1 1]);
rectangle('Position',[262.5 -337.5 12.5 12.5], 'FaceColor',[1 1 1]);
rectangle('Position',[250 -350 12.5 12.5], 'FaceColor',[0 0 0]);
rectangle('Position',[262.5 -350 12.5 12.5], 'FaceColor',[0 0 0]);
rectangle('Position',[275 -337.5 12.5 12.5], 'FaceColor',[1 1 1]);
rectangle('Position',[287.5 -337.5 12.5 12.5], 'FaceColor',[1 1 1]);
rectangle('Position',[275 -350 12.5 12.5], 'FaceColor',[0 0 0]);
rectangle('Position',[287.5 -350 12.5 12.5], 'FaceColor',[1 1 1]);
rectangle('Position',[200 -362.5 12.5 12.5], 'FaceColor',[1 1 1]);
rectangle('Position',[212.5 -362.5 12.5 12.5], 'FaceColor',[0 0 0]);
rectangle('Position',[200 -375 12.5 12.5], 'FaceColor',[1 1 1]);
rectangle('Position',[212.5 -375 12.5 12.5], 'FaceColor',[0 0 0]);
rectangle('Position',[200 -387.5 12.5 12.5], 'FaceColor',[1 1 1]);
rectangle('Position',[212.5 -387.5 12.5 12.5], 'FaceColor',[0 0 0]);
rectangle('Position',[200 -400 12.5 12.5], 'FaceColor',[0 0 0]);
rectangle('Position',[212.5 -400 12.5 12.5], 'FaceColor',[0 0 0]);
rectangle('Position',[250 -362.5 12.5 12.5], 'FaceColor',[0 0 0]);
rectangle('Position',[262.5 -362.5 12.5 12.5], 'FaceColor',[0 0 0]);
rectangle('Position',[250 -375 12.5 12.5], 'FaceColor',[1 1 1]);
rectangle('Position',[262.5 -375 12.5 12.5], 'FaceColor',[1 1 1]);
rectangle('Position',[275 -362.5 12.5 12.5], 'FaceColor',[0 0 0]);
rectangle('Position',[287.5 -362.5 12.5 12.5], 'FaceColor',[1 1 1]);
rectangle('Position',[275 -375 12.5 12.5], 'FaceColor',[1 1 1]);
rectangle('Position',[287.5 -375 12.5 12.5], 'FaceColor',[1 1 1]);
rectangle('Position',[250 -387.5 12.5 12.5], 'FaceColor',[1 1 1]);
rectangle('Position',[262.5 -387.5 12.5 12.5], 'FaceColor',[1 1 1]);
rectangle('Position',[250 -400 12.5 12.5], 'FaceColor',[0 0 0]);
rectangle('Position',[262.5 -400 12.5 12.5], 'FaceColor',[0 0 0]);
rectangle('Position',[275 -387.5 12.5 12.5], 'FaceColor',[1 1 1]);
rectangle('Position',[287.5 -387.5 12.5 12.5], 'FaceColor',[1 1 1]);
rectangle('Position',[275 -400 12.5 12.5], 'FaceColor',[0 0 0]);
rectangle('Position',[287.5 -400 12.5 12.5], 'FaceColor',[0 0 0]);
rectangle('Position',[300 -312.5 12.5 12.5], 'FaceColor',[0 0 0]);
rectangle('Position',[312.5 -312.5 12.5 12.5], 'FaceColor',[0 0 0]);
rectangle('Position',[300 -325 12.5 12.5], 'FaceColor',[1 1 1]);
rectangle('Position',[312.5 -325 12.5 12.5], 'FaceColor',[1 1 1]);
rectangle('Position',[350 -312.5 12.5 12.5], 'FaceColor',[0 0 0]);
rectangle('Position',[362.5 -312.5 12.5 12.5], 'FaceColor',[0 0 0]);
rectangle('Position',[350 -325 12.5 12.5], 'FaceColor',[1 1 1]);
rectangle('Position',[362.5 -325 12.5 12.5], 'FaceColor',[1 1 1]);
rectangle('Position',[375 -312.5 12.5 12.5], 'FaceColor',[0 0 0]);
rectangle('Position',[387.5 -312.5 12.5 12.5], 'FaceColor',[0 0 0]);
rectangle('Position',[375 -325 12.5 12.5], 'FaceColor',[1 1 1]);
rectangle('Position',[387.5 -325 12.5 12.5], 'FaceColor',[0 0 0]);
rectangle('Position',[375 -337.5 12.5 12.5], 'FaceColor',[1 1 1]);
rectangle('Position',[387.5 -337.5 12.5 12.5], 'FaceColor',[0 0 0]);
rectangle('Position',[375 -350 12.5 12.5], 'FaceColor',[1 1 1]);
rectangle('Position',[387.5 -350 12.5 12.5], 'FaceColor',[0 0 0]);
rectangle('Position',[325 -362.5 12.5 12.5], 'FaceColor',[0 0 0]);
rectangle('Position',[337.5 -362.5 12.5 12.5], 'FaceColor',[0 0 0]);
rectangle('Position',[325 -375 12.5 12.5], 'FaceColor',[1 1 1]);
rectangle('Position',[337.5 -375 12.5 12.5], 'FaceColor',[1 1 1]);
rectangle('Position',[300 -387.5 12.5 12.5], 'FaceColor',[1 1 1]);
rectangle('Position',[312.5 -387.5 12.5 12.5], 'FaceColor',[1 1 1]);
rectangle('Position',[300 -400 12.5 12.5], 'FaceColor',[0 0 0]);
rectangle('Position',[312.5 -400 12.5 12.5], 'FaceColor',[0 0 0]);
rectangle('Position',[325 -387.5 12.5 12.5], 'FaceColor',[1 1 1]);
rectangle('Position',[337.5 -387.5 12.5 12.5], 'FaceColor',[1 1 1]);
rectangle('Position',[325 -400 12.5 12.5], 'FaceColor',[0 0 0]);
rectangle('Position',[337.5 -400 12.5 12.5], 'FaceColor',[0 0 0]);
rectangle('Position',[375 -362.5 12.5 12.5], 'FaceColor',[1 1 1]);
rectangle('Position',[387.5 -362.5 12.5 12.5], 'FaceColor',[0 0 0]);
rectangle('Position',[375 -375 12.5 12.5], 'FaceColor',[1 1 1]);
rectangle('Position',[387.5 -375 12.5 12.5], 'FaceColor',[0 0 0]);
rectangle('Position',[350 -387.5 12.5 12.5], 'FaceColor',[1 1 1]);
rectangle('Position',[362.5 -387.5 12.5 12.5], 'FaceColor',[1 1 1]);
rectangle('Position',[350 -400 12.5 12.5], 'FaceColor',[0 0 0]);
rectangle('Position',[362.5 -400 12.5 12.5], 'FaceColor',[0 0 0]);
rectangle('Position',[375 -387.5 12.5 12.5], 'FaceColor',[1 1 1]);
rectangle('Position',[387.5 -387.5 12.5 12.5], 'FaceColor',[0 0 0]);
rectangle('Position',[375 -400 12.5 12.5], 'FaceColor',[0 0 0]);
rectangle('Position',[387.5 -400 12.5 12.5], 'FaceColor',[0 0 0]);
X=[373,362.5,343.75,331.25,312.5,293.75,293.75,287.5,275,243.75,231.25,218.75,206.25,187.5,162.5,137.5,118.75,118.75,112.5,87.5,68.75,56.25,43.75,31.25,31.25,43.75,43.75,43.75,43.75,43.75,37.5,31.25,31.25,37.5,26];
Y=[-373,-362.5,-368.75,-368.75,-362.5,-343.75,-331.25,-312.5,-275,-268.75,-268.75,-268.75,-268.75,-262.5,-237.5,-212.5,-193.75,-181.25,-162.5,-162.5,-181.25,-193.75,-206.25,-218.75,-231.25,-243.75,-256.25,-268.75,-281.25,-293.75,-312.5,-331.25,-343.75,-362.5,-373];
hold on;
plot(X,Y,'r');
legend('655.904','Location','southoutside');
